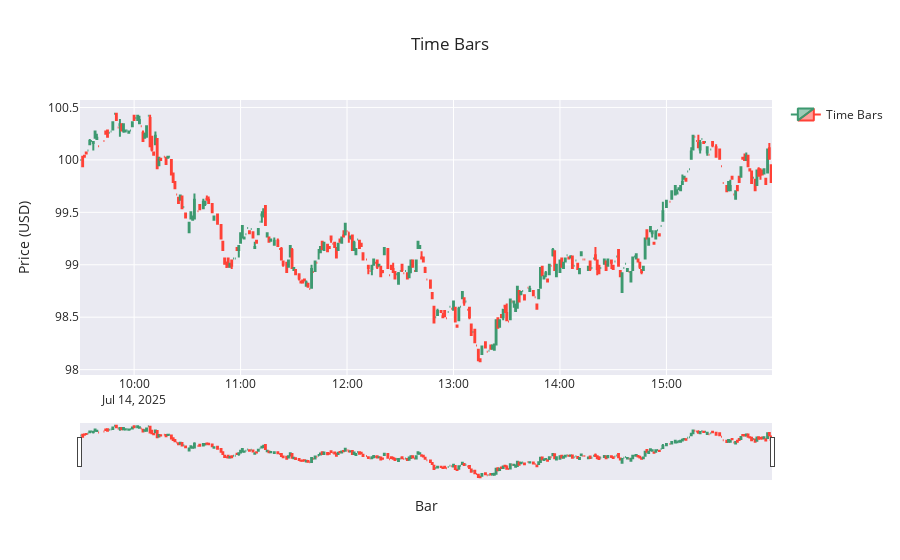

Notebook code cell kept with this figure:
### Markdown cell above
### Time Chart

### Code cell
fig = go.Figure(data=[go.Candlestick(
    x=time_bars['start_time'],
    open=time_bars['open'],
    high=time_bars['high'],
    low=time_bars['low'],
    close=time_bars['close'],
    name='Time Bars'
)])

fig.update_layout(
    title=f'Time Bars',
    yaxis_title='Price (USD)',
    xaxis_title='Bar',
    xaxis_rangeslider_visible=True, 
    template='seaborn', # other options: plotly, plotly_white, plotly_dark, simple_white
    showlegend=True,
)

### Figure 1 — Plotly figure (JSON) as saved in the notebook; plotly's stock layout.template omitted (floating-point values rounded to 4 significant figures; data arrays with more than 128 entries replaced by an {"elided": "..."} marker saying what was removed)
{"data": [{"close": {"elided": "390 float values"}, "high": {"elided": "390 float values"}, "low": {"elided": "390 float values"}, "name": "Time Bars", "open": {"elided": "390 float values"}, "type": "candlestick", "x": {"elided": "390 str values"}}], "layout": {"showlegend": true, "title": {"text": "Time Bars"}, "xaxis": {"rangeslider": {"visible": true}, "title": {"text": "Bar"}}, "yaxis": {"title": {"text": "Price (USD)"}}}}
